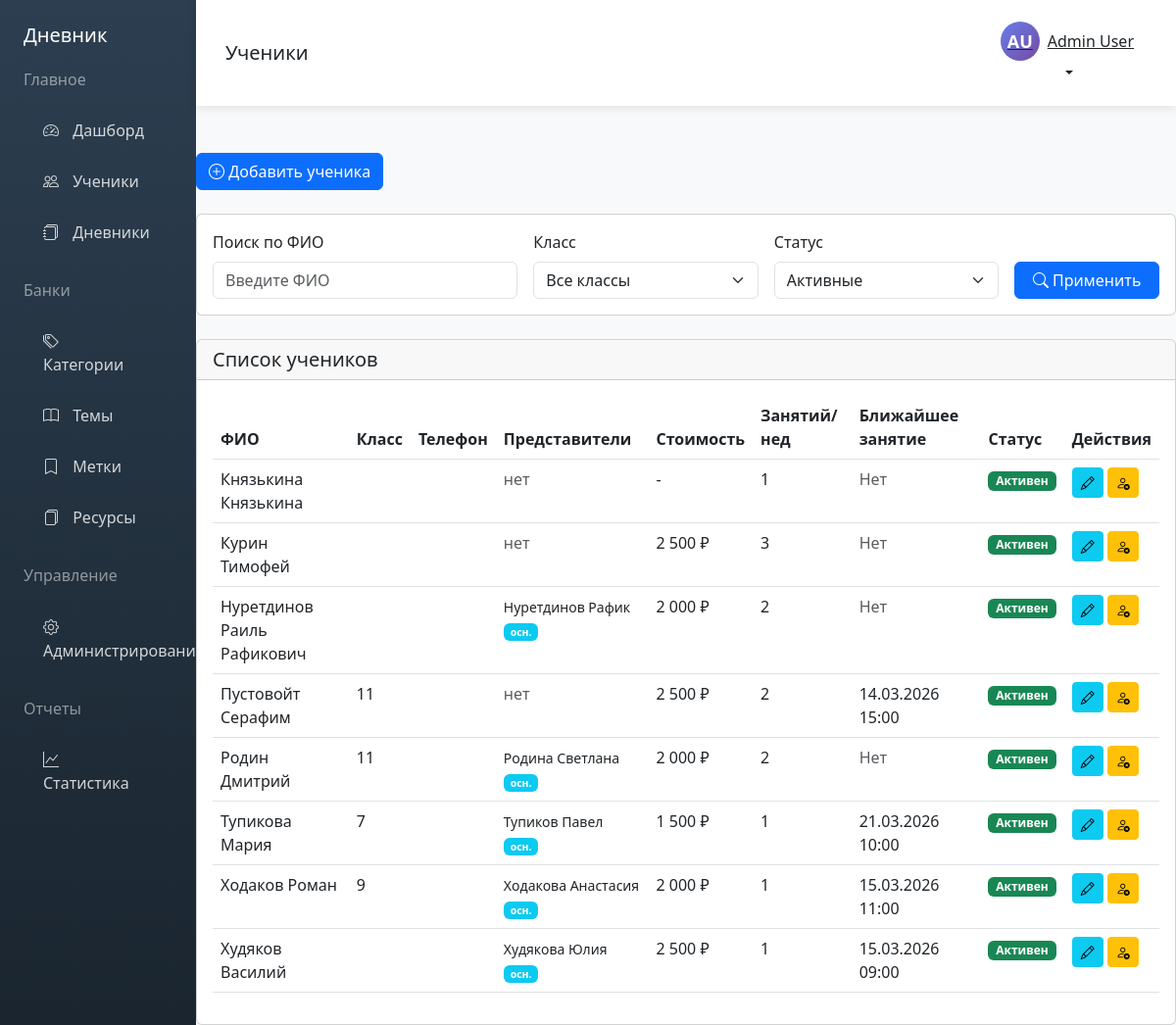
Screenshot of /students.php (signed in) with the database file from the repository.
### tables this page shows
CREATE TABLE `users` (
  `id` int(11) NOT NULL,
  `username` varchar(50) NOT NULL,
  `email` varchar(100) NOT NULL,
  `password_hash` varchar(255) NOT NULL,
  `first_name` varchar(50) NOT NULL,
  `last_name` varchar(50) NOT NULL,
  `middle_name` varchar(50) DEFAULT NULL,
  `phone` varchar(20) DEFAULT NULL,
  `role` enum('admin','tutor') DEFAULT 'tutor',
  `is_active` tinyint(1) DEFAULT 1,
  `created_at` timestamp NOT NULL DEFAULT current_timestamp(),
  `updated_at` timestamp NOT NULL DEFAULT current_timestamp() ON UPDATE current_timestamp(),
  `last_login` timestamp NULL DEFAULT NULL,
  `created_by` int(11) DEFAULT NULL
);

CREATE TABLE `students` (
  `id` int(11) NOT NULL,
  `first_name` varchar(50) NOT NULL,
  `last_name` varchar(50) NOT NULL,
  `middle_name` varchar(50) DEFAULT NULL,
  `birth_year` int(11) DEFAULT NULL,
  `class` varchar(20) DEFAULT NULL,
  `phone` varchar(20) DEFAULT NULL,
  `email` varchar(100) DEFAULT NULL,
  `city` varchar(100) DEFAULT NULL,
  `messenger1` varchar(255) DEFAULT NULL,
  `messenger2` varchar(255) DEFAULT NULL,
  `messenger3` varchar(255) DEFAULT NULL,
  `lesson_cost` decimal(10,2) DEFAULT NULL,
  `lesson_duration` int(11) DEFAULT NULL COMMENT 'в минутах',
  `lessons_per_week` int(11) DEFAULT 1,
  `goals` text DEFAULT NULL,
  `additional_info` text DEFAULT NULL,
  `start_date` date DEFAULT NULL,
  `planned_end_date` date DEFAULT NULL,
  `is_active` tinyint(1) DEFAULT 1,
  `tutor_id` int(11) NOT NULL,
  `created_at` timestamp NOT NULL DEFAULT current_timestamp(),
  `updated_at` timestamp NOT NULL DEFAULT current_timestamp() ON UPDATE current_timestamp(),
  `created_by` int(11) DEFAULT NULL
);

CREATE TABLE `representatives` (
  `id` int(11) NOT NULL,
  `student_id` int(11) NOT NULL,
  `relationship` varchar(50) DEFAULT NULL,
  `first_name` varchar(50) DEFAULT NULL,
  `last_name` varchar(50) DEFAULT NULL,
  `middle_name` varchar(50) DEFAULT NULL,
  `phone` varchar(20) DEFAULT NULL,
  `messenger_contact` varchar(255) DEFAULT NULL,
  `email` varchar(100) DEFAULT NULL,
  `is_primary` tinyint(1) DEFAULT 0,
  `created_at` timestamp NOT NULL DEFAULT current_timestamp(),
  `updated_at` timestamp NOT NULL DEFAULT current_timestamp() ON UPDATE current_timestamp()
);

### config.php (called while the page is built, shortened)
<?php
function isAdmin() {
    return isset($_SESSION['user_role']) && $_SESSION['user_role'] === 'admin';
}
function getCurrentUser($pdo) {
    $stmt = $pdo->prepare("SELECT * FROM users WHERE id = ?");
    $stmt->execute([$_SESSION['user_id']]);
    return $stmt->fetch();
}
?>

### students.php (the view, shortened to what this page needs)
<?php
require_once 'config.php';
$pageTitle = 'Ученики';
$currentUser = getCurrentUser($pdo);
$searchName = $_GET['search'] ?? '';
$filterActive = isset($_GET['active']) ? (int)$_GET['active'] : 1;
$query = "
    SELECT s.*,
           (SELECT MIN(CONCAT(lesson_date, ' ', start_time))
            FROM lessons l
            JOIN diaries d ON l.diary_id = d.id
            WHERE d.student_id = s.id AND l.lesson_date >= CURDATE() AND l.is_conducted = 0
           ) as next_lesson
    FROM students s
    WHERE s.tutor_id = ?
";
$params = [$currentUser['id']];
if ($filterActive !== '') {
    $query .= " AND s.is_active = ?";
    $params[] = $filterActive;
}
$query .= " ORDER BY s.last_name, s.first_name";
$stmt = $pdo->prepare($query);
$stmt->execute($params);
$students = $stmt->fetchAll();
include 'header.php';
?>
<div class="mb-4">
    <button type="button" class="btn btn-primary" data-bs-toggle="modal" data-bs-target="#studentModal">
        <i class="bi bi-plus-circle"></i> Добавить ученика
    </button>
</div>
<div class="card mb-4">
    <div class="card-body">
        <form method="GET" class="row g-3">
            <div class="col-md-4">
                <label class="form-label">Поиск по ФИО</label>
                <input type="text" class="form-control" name="search" value="<?php echo htmlspecialchars($searchName); ?>" placeholder="Введите ФИО">
            </div>
            <div class="col-md-3">
                <label class="form-label">Класс</label>
                <select class="form-select" name="class">
                    <option value="">Все классы</option>
                </select>
            </div>
            <div class="col-md-3">
                <label class="form-label">Статус</label>
                <select class="form-select" name="active">
                    <option value="1" <?php echo $filterActive == 1 ? 'selected' : ''; ?>>Активные</option>
                </select>
            </div>
            <div class="col-md-2 d-flex align-items-end">
                <button type="submit" class="btn btn-primary w-100">
                    <i class="bi bi-search"></i> Применить
                </button>
            </div>
        </form>
    </div>
</div>
<div class="card">
    <div class="card-header">
        <h5 class="mb-0">Список учеников</h5>
    </div>
    <div class="card-body">
        <div class="table-responsive">
            <table class="table table-hover">
                <thead>
                    <tr>
                        <th>ФИО</th>
                        <th>Класс</th>
                        <th>Телефон</th>
                        <th>Представители</th>
                        <th>Стоимость</th>
                        <th>Занятий/нед</th>
                        <th>Ближайшее занятие</th>
                        <th>Статус</th>
                        <th>Действия</th>
                    </tr>
                </thead>
                <tbody>
                    <?php if (empty($students)): ?>
                        <tr>
                            <td colspan="9" class="text-center text-muted">Нет учеников</td>
                        </tr>
                    <?php else: ?>
                        <?php foreach ($students as $student): ?>
                            <?php
                            $stmt = $pdo->prepare("SELECT * FROM representatives WHERE student_id = ? LIMIT 2");
                            $stmt->execute([$student['id']]);
                            $reps = $stmt->fetchAll();
                            ?>
                            <tr class="<?php echo !$student['is_active'] ? 'table-secondary' : ''; ?>">
                                <td>
                                    <?php echo $student['last_name'] . ' ' . $student['first_name'] . ' ' . ($student['middle_name'] ?? ''); ?>
                                </td>
                                <td><?php echo $student['class'] ?? '-'; ?></td>
                                <td><?php echo $student['phone'] ?? '-'; ?></td>
                                <td>
                                    <?php if (!empty($reps)): ?>
                                        <?php foreach ($reps as $rep): ?>
                                            <small><?php echo $rep['last_name'] . ' ' . $rep['first_name']; ?><?php echo $rep['is_primary'] ? ' <span class="badge bg-info">осн.</span>' : ''; ?></small><br>
                                        <?php endforeach; ?>
                                    <?php else: ?>
                                        <span class="text-muted">нет</span>
                                    <?php endif; ?>
                                </td>
                                <td><?php echo $student['lesson_cost'] ? number_format($student['lesson_cost'], 0, ',', ' ') . ' ₽' : '-'; ?></td>
                                <td><?php echo $student['lessons_per_week'] ?? '1'; ?></td>
                                <td>
                                    <?php if ($student['next_lesson']): ?>
                                        <?php echo date('d.m.Y H:i', strtotime($student['next_lesson'])); ?>
                                    <?php else: ?>
                                        <span class="text-muted">Нет</span>
                                    <?php endif; ?>
                                </td>
                                <td>
                                    <?php if ($student['is_active']): ?>
                                        <span class="badge bg-success">Активен</span>
                                    <?php else: ?>
                                        <span class="badge bg-secondary">Неактивен</span>
                                    <?php endif; ?>
                                </td>
                                <td>
                                    <button class="btn btn-sm btn-info" onclick="editStudent(<?php echo $student['id']; ?>)">
                                        <i class="bi bi-pencil"></i>
                                    </button>
                                    <?php if ($student['is_active']): ?>
                                        <button class="btn btn-sm btn-warning" onclick="deactivateStudent(<?php echo $student['id']; ?>)">
                                            <i class="bi bi-person-x"></i>
                                        </button>
                                    <?php else: ?>
                                        <button class="btn btn-sm btn-success" onclick="activateStudent(<?php echo $student['id']; ?>)">
                                            <i class="bi bi-person-check"></i>
                                        </button>
                                    <?php endif; ?>
                                </td>
                            </tr>
                        <?php endforeach; ?>
                    <?php endif; ?>
                </tbody>
            </table>
        </div>
    </div>
</div>
<?php include 'footer.php'; ?>

### header.php (shortened to what this page needs)
<!DOCTYPE html>
<html lang="ru">
<head>
    <link href="https://cdn.jsdelivr.net/npm/bootstrap@5.3.0/dist/css/bootstrap.min.css" rel="stylesheet">
    <link rel="stylesheet" href="https://cdn.jsdelivr.net/npm/bootstrap-icons@1.11.0/font/bootstrap-icons.css">
</head>
<body>
    <div class="container-fluid">
        <div class="row">
            <div class="col-md-2 p-0 sidebar">
                <div class="p-4">
                    <h5 class="text-white mb-4">Дневник</h5>
                    <h6 class="text-white-50 mb-3">Главное</h6>
                    <nav class="nav flex-column">
                        <a class="nav-link <?php echo basename($_SERVER['PHP_SELF']) == 'dashboard.php' ? 'active' : ''; ?>" href="dashboard.php">
                            <i class="bi bi-speedometer2"></i> Дашборд
                        </a>
                        <a class="nav-link" href="students.php">
                            <i class="bi bi-people"></i> Ученики
                        </a>
                        <a class="nav-link" href="diaries.php">
                            <i class="bi bi-journals"></i> Дневники
                        </a>
                    </nav>
                    <h6 class="text-white-50 mt-4 mb-3">Банки</h6>
                    <nav class="nav flex-column">
                        <a class="nav-link" href="categories.php">
                            <i class="bi bi-tags"></i> Категории
                        </a>
                        <a class="nav-link" href="topics.php">
                            <i class="bi bi-book"></i> Темы
                        </a>
                        <a class="nav-link" href="tags.php">
                            <i class="bi bi-bookmark"></i> Метки
                        </a>
                        <a class="nav-link" href="resources.php">
                            <i class="bi bi-files"></i> Ресурсы
                        </a>
                    </nav>
                    <?php if (isAdmin()): ?>
                    <h6 class="text-white-50 mt-4 mb-3">Управление</h6>
                    <nav class="nav flex-column">
                        <a class="nav-link" href="admin.php">
                            <i class="bi bi-gear"></i> Администрирование
                        </a>
                    </nav>
                    <?php endif; ?>
                    <h6 class="text-white-50 mt-4 mb-3">Отчеты</h6>
                    <nav class="nav flex-column">
                        <a class="nav-link" href="statistics.php">
                            <i class="bi bi-graph-up"></i> Статистика
                        </a>
                    </nav>
                </div>
            </div>
            <div class="col-md-10 p-0 main-content">
                <div class="navbar-top d-flex justify-content-between align-items-center">
                    <h5 class="mb-0"><?php echo $pageTitle ?? 'Дашборд'; ?></h5>
                    <div class="d-flex align-items-center">
                        <div class="dropdown">
                            <button class="btn btn-link dropdown-toggle text-dark" type="button" data-bs-toggle="dropdown">
                                <div class="d-flex align-items-center">
                                    <div class="user-avatar me-2">
                                        <?php echo strtoupper(substr($currentUser['first_name'] ?? 'U', 0, 1) . substr($currentUser['last_name'] ?? 'U', 0, 1)); ?>
                                    </div>
                                    <span><?php echo $currentUser['first_name'] ?? 'Пользователь'; ?> <?php echo $currentUser['last_name'] ?? ''; ?></span>
                                </div>
                            </button>
                        </div>
                    </div>
                </div>
                <div class="p-4"></div>

### header.php (style rules this page uses)
.sidebar { min-height: 100vh; background: linear-gradient(180deg, #2c3e50 0%, #1a252f 100%); color: white; }
.sidebar .nav-link { color: rgba(255,255,255,0.8); padding: 12px 20px; margin: 2px 0; border-radius: 8px; transition: all 0.3s; }
.sidebar .nav-link i { margin-right: 10px; width: 20px; }
.main-content { background: #f8f9fa; min-height: 100vh; }
.navbar-top { background: white; box-shadow: 0 2px 10px rgba(0,0,0,0.1); padding: 15px 30px; }
.user-avatar { width: 40px; height: 40px; border-radius: 50%; background: linear-gradient(135deg, #667eea 0%, #764ba2 100%); color: white; display: flex; align-items: center; justify-content: center; font-weight: bold; font-size: 18px; }

### rows the page displays
users: first_name+last_name "AU", first_name "Admin", last_name "User"
students: last_name "Князькина", first_name "Князькина", shows "нет", lessons_per_week "1", shows "Нет", is_active "Активен"
students: last_name "Курин", first_name "Тимофей", shows "нет", lesson_cost "2 500", lessons_per_week "3", shows "Нет", is_active "Активен"
students: last_name "Нуретдинов", first_name "Раиль", middle_name "Рафикович", lesson_cost "2 000", lessons_per_week "2", shows "Нет", is_active "Активен"
representatives: last_name "Нуретдинов", first_name "Рафик", is_primary "осн."
students: last_name "Пустовойт", first_name "Серафим", class "11", shows "нет", lesson_cost "2 500", lessons_per_week "2", next_lesson "14.03.2026 15:00", is_active "Активен"
students: last_name "Родин", first_name "Дмитрий", class "11", lesson_cost "2 000", lessons_per_week "2", shows "Нет", is_active "Активен"
representatives: last_name "Родина", first_name "Светлана", is_primary "осн."
students: last_name "Тупикова", first_name "Мария", class "7", lesson_cost "1 500", lessons_per_week "1", next_lesson "21.03.2026 10:00", is_active "Активен"
representatives: last_name "Тупиков", first_name "Павел", is_primary "осн."
students: last_name "Ходаков", first_name "Роман", class "9", lesson_cost "2 000", lessons_per_week "1", next_lesson "15.03.2026 11:00", is_active "Активен"
representatives: last_name "Ходакова", first_name "Анастасия", is_primary "осн."
students: last_name "Худяков", first_name "Василий", lesson_cost "2 500", lessons_per_week "1", next_lesson "15.03.2026 09:00", is_active "Активен"
representatives: last_name "Худякова", first_name "Юлия", is_primary "осн."

### other values shown
$pageTitle "Ученики"
